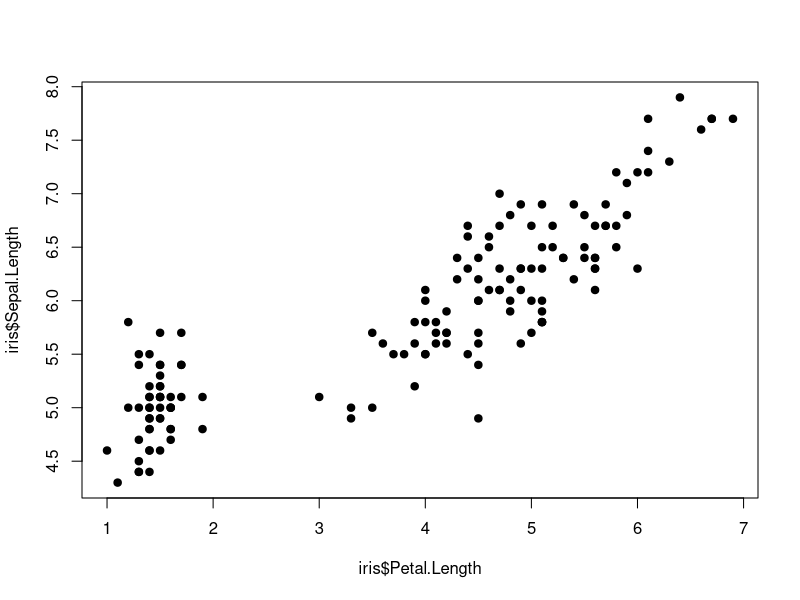
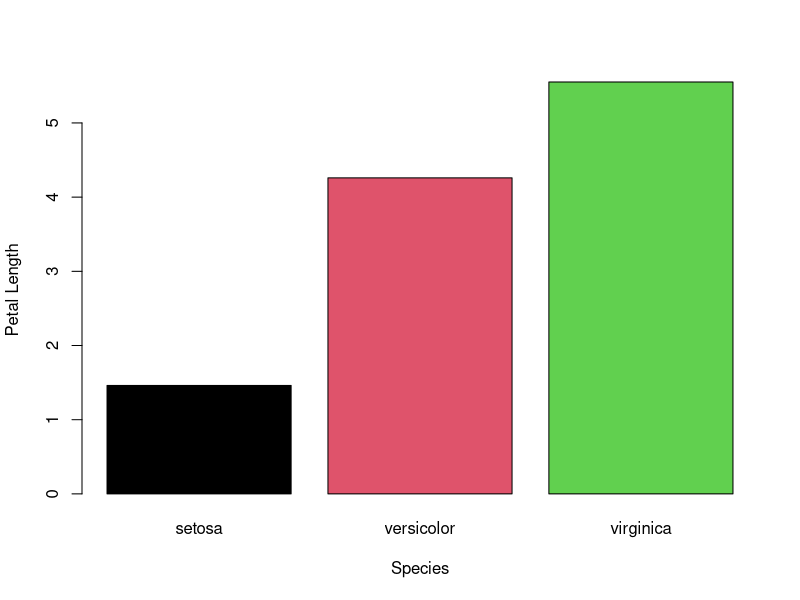
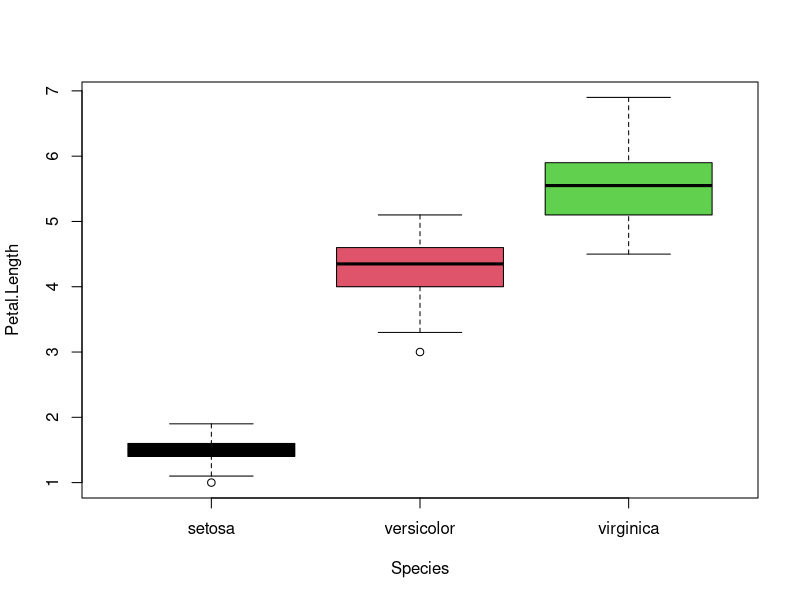

Here is the R script that generated these plots, in order:
## ---- chunk 1
knitr::opts_chunk$set(echo = TRUE)
## ---- chunk 2
## Load data
data("iris")
## ---- chunk 3
# I'm not sure what's in the iris data. I'm printing it below to take a look
head(iris)

## ---- chunk 4

# Below, we calculate the average Sepal.Length across all Species in the mtcars data frame.
print(paste0("Average of Sepal Length : ", mean(iris$Sepal.Length)))
## ---- chunk 5
# Here, we also plot Petal.Length against Sepal.Length.
plot(iris$Petal.Length, iris$Sepal.Length, pch=19, col=1)

## ---- chunk 6

# Typical barplot to check the mean of Petal.Length across species
df = aggregate(iris[,1:4], by = list(iris$Species), FUN = mean)
barplot(Petal.Length~Group.1, data = df,xlab = c('Species'), ylab = c('Petal Length'), col=c(1:3))
## ---- chunk 7
# Here, we plot Petal.Length across Species to check the distribution
boxplot(Petal.Length ~ Species, data = iris, col=c(1:3))

## ---- chunk 8
# Subset data
setosa <- iris[iris$Species == "setosa", ]
versicolor <- iris[iris$Species == "versicolor", ]

# Run t-test
t.test(x = setosa$Petal.Length, y = versicolor$Petal.Length)

## ---- chunk 9
sessionInfo()
## ---- chunk 10
tail(iris)
